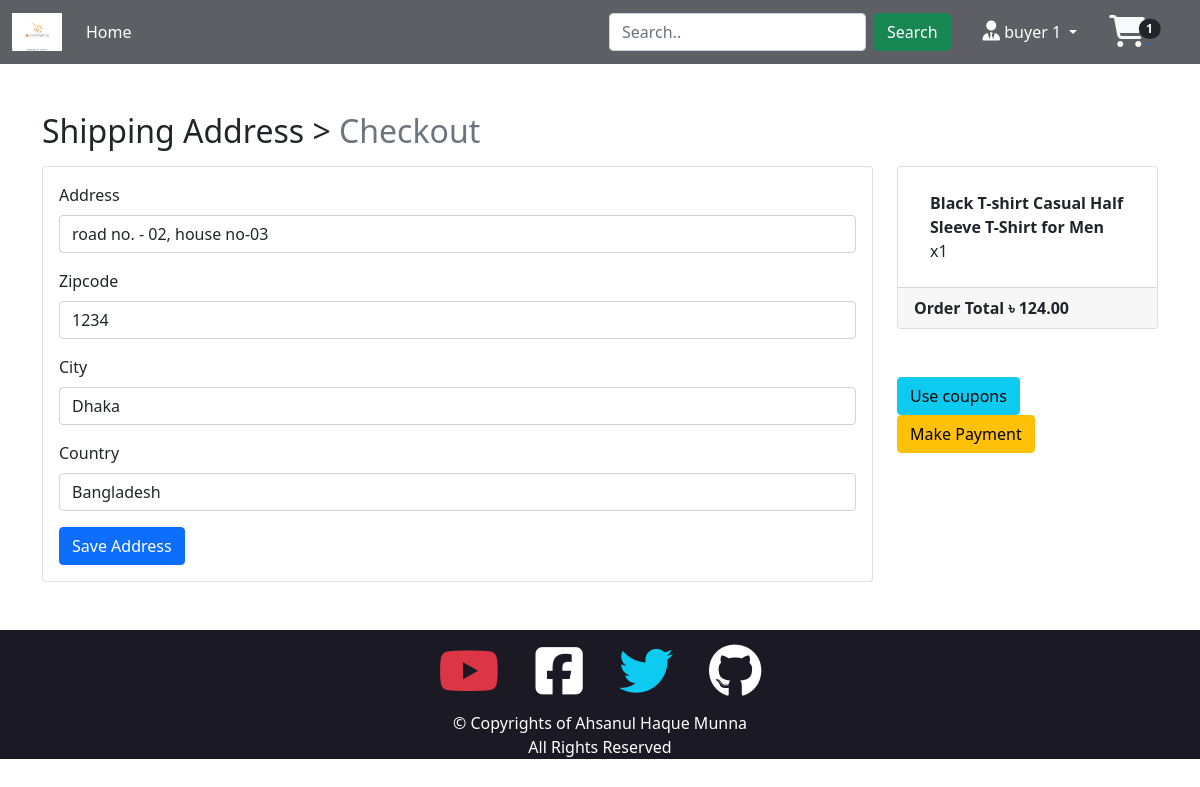
Page /pay/checkout/ (signed in) on the committed database.
### app_user/models.py (models this page shows, shortened)
class User(AbstractBaseUser, PermissionsMixin):
    email = models.EmailField(unique=True, null=False)
    is_staff = models.BooleanField(
        gettext_lazy('staff status'),
        default=False,
        help_text = gettext_lazy('Designates whether the user can log in this site')
    )
    is_active = models.BooleanField(
        gettext_lazy('active'),
        default=True,
        help_text = gettext_lazy('Designates whether this should be treated as active. unselect instead of deleting account.')
    )
    user_types = [
        ('Buyer', 'Buyer'),
        ('Vendor', 'Vendor'),
    ]
    account_type = models.CharField(
        max_length=64,
        choices=user_types,
        default='Buyer',
        help_text= gettext_lazy("Vendors has their own shops/Buyers can buy products.")
    )
    USERNAME_FIELD = 'email'
    object = AltBaseUserManager()

class UserProfile(models.Model):
    user = models.OneToOneField(User, on_delete=models.CASCADE, related_name="userProfile")
    username = models.CharField(max_length=264, blank=True)
    full_name = models.CharField(max_length=264, blank=True)
    address = models.TextField(max_length=500, blank=True)
    city = models.CharField(max_length=50, blank=True)
    zipcode = models.CharField(max_length=10, blank=True)
    country = models.CharField(max_length=50, blank=True)
    phone = models.CharField(max_length=15, blank=True)
    date_joined = models.DateTimeField(auto_now_add=True)
    coupons_bronze = models.IntegerField(default=0)
    coupons_gold = models.IntegerField(default=0)

### app_cart/models.py (models this page shows, shortened)
class ShopOrder(models.Model):
    orderitems = models.ManyToManyField(ShopCart)
    user = models.ForeignKey(settings.AUTH_USER_MODEL, on_delete=models.CASCADE)
    ordered = models.BooleanField(default=False)
    created = models.DateTimeField(auto_now_add=True)
    payment_id = models.CharField(max_length=264, blank=True, null=True)
    orderId = models.CharField(max_length=264, blank=True, null=True)
    gold = models.IntegerField(default=0)
    bronze = models.IntegerField(default=0)
    def get_totals(self):
        total = 0
        for order_item in self.orderitems.all():
            total += float(order_item.get_total())
        total = total - (self.gold * 250)
        total = total - (self.bronze * 25)
        return total

class ShopCart(models.Model):
    user = models.ForeignKey(settings.AUTH_USER_MODEL, on_delete=models.CASCADE, related_name="cartUser")
    item = models.ForeignKey(Product, on_delete=models.CASCADE, related_name="cartItem")
    quantity = models.IntegerField(default=1)
    purchased = models.BooleanField(default=False)
    created = models.DateTimeField(auto_now_add=True)
    updated = models.DateTimeField(auto_now=True)
    def get_total(self):
        return format(self.item.product_price * self.quantity, '0.2f')

### app_payment/models.py (models this page shows, shortened)
class BillingAddress(models.Model):
    user = models.ForeignKey(settings.AUTH_USER_MODEL, on_delete=models.CASCADE)
    address = models.CharField(max_length=264, blank=True)
    zipcode = models.CharField(max_length=10, blank=True)
    city = models.CharField(max_length=64, blank=True)
    country = models.CharField(max_length=64, blank=True)
    def is_fully_filled(self):
        field_names = [f.name for f in self._meta.get_fields()]
        for field_name in field_names:
            value = getattr(self, field_name)
            if value is None or value=="":
                return False
        return True
    class Meta:
        verbose_name_plural = "Billing Addresses"

### app_shop/models.py (models this page shows, shortened)
class Product(models.Model):
    product_vendor = models.ForeignKey(User, on_delete=models.CASCADE, related_name="vendor")
    product_image = models.ImageField(upload_to="product_image")
    product_name = models.CharField(max_length=264)
    product_category = models.ForeignKey(ProductCategory, on_delete=models.CASCADE, related_name="product_category")
    product_preview_text = models.TextField(max_length=300, verbose_name="Preview Text")
    product_detial = models.TextField(max_length=1024, verbose_name="Product Description")
    product_price = models.FloatField()
    product_quantity = models.IntegerField()
    old_price = models.FloatField(default=0.00)
    product_added = models.DateTimeField(auto_now_add=True)
    class Meta:
        ordering = ["-product_added",]

### app_payment/views.py (the view, shortened to what this page needs)
# urls.py: path("checkout/", views.billingView, name="checkout"),
@login_required
def billingView(request):
    user_address = BillingAddress.objects.get_or_create(user=request.user)[0]
    form = BillingForm(instance=user_address)
    order_obj = ShopOrder.objects.filter(user=request.user, ordered=False)[0]
    order_items = order_obj.orderitems.all()
    order_total = order_obj.get_totals()
    dict = {
        "title": "Checkout",
        "form": form,
        "order_total": order_total,
        "user_address": user_address,
        "order_items": order_items,
    }
    return render(request, "app_payment/checkout.html", context=dict)

### app_payment/forms.py
class BillingForm(forms.ModelForm):
    class Meta:
        model = BillingAddress
        fields = ["address", "zipcode", "city", "country"]

### app_cart/templatetags/myTags.py (called while the page is built)
@register.filter
def cart_total(user):
    order = ShopOrder.objects.filter(user=user, ordered=False)
    if order.exists():
        return order[0].orderitems.count()
    else:
        return 0

### templates/app_payment/checkout.html (shortened to what this page needs)
{% extends 'base.html' %}
{% load crispy_forms_tags %}
{% block body_block %}
<div class="mt-5">
  <h2 class="mb-3">
    Shipping Address > <span class="text-muted">Checkout</span>
  </h2>
  <div class="row">
    <div class="col-md-9">
      <div class="card mb-5" style="height: auto">
        <div class="card-body">
          <form method="POST">
            {{form|crispy}}
            <button type="submit" class="btn btn-primary float-right">Save Address</button>
          </form>
        </div>
      </div>
    </div>
    <div class="col-md-3">
      <div class="card" style="height:auto">
        <div class="card-body">
          <ul class="list-group list-group-flush">
            {% for order_item in order_items %}
              <li class="list-group-item"><b>{{ order_item.item.product_name}}</b> x{{order_item.quantity}}</li>
            {% endfor %}
          </ul>
        </div>
        <div class="card-footer">
          <span class="float-left"><b>Order Total</b></span>
          <span class="float-right"><b>&#2547; {{order_total|floatformat:2}}</b></span>
        </div>
      </div>
      <br>
      <br>
      {% if user_address.is_fully_filled %}
      <a href="{% url 'app_cart:coupon' %}" class="btn btn-info btn-md">Use coupons</a>
      <a href="{% url 'app_payment:payment' %}" class="btn btn-warning btn-md">Make Payment</a>
      {% else %}
      <div class="alert alert-info">
        <p>Please fill up all the information to make payment.</p>
      </div>
      {% endif %}
    </div>
  </div>
</div>
{% endblock %}

### templates/base.html (shortened to what this page needs)
<!doctype html>
{% load static %}
{% load myTags %}
<html lang="en">
<head>
  <link href="https://cdn.jsdelivr.net/npm/bootstrap@5.1.3/dist/css/bootstrap.min.css" rel="stylesheet"
>
  <link rel="stylesheet" href="{% static 'cssFiles/myStyle.css' %}">
</head>
<body>
  <nav class="navbar navbar-expand-lg navbar-dark myNavBackground sticky-top">
    <div class="container-fluid">
      <a class="navbar-brand" href="{% url 'app_shop:home' %}"><img id="brand" src="/media/nav_brand.png"></a>
      <div class="collapse navbar-collapse" id="navbarSupportedContent">
        <ul class="navbar-nav me-auto mb-2 mb-lg-0">
          <li class="nav-item">
            <a class="nav-link active" aria-current="page" href="{% url 'app_shop:home' %}">Home</a>
          </li>
        </ul>
        <form class="d-flex">
          <input class="form-control me-md-2" type="search" placeholder="Search.." aria-label="Search">
          <button class="btn btn-success" type="submit">Search</button>
        </form>
        {% if user.is_authenticated %}
        <div class="nav-item dropdown mx-md-3">
          <a class="nav-link dropdown-toggle text-white" href="#" id="navbarDropdown" role="button"
            data-bs-toggle="dropdown" aria-expanded="false">
            <i class="fas fa-user-tie fs-5"></i> {{request.user.userProfile.username}}
          </a>
        </div>
        <div>
          <div class="faIconsNav me-md-3"><a href="{% url 'app_cart:cart' %}">
            <i class="fs-2 fa fa-shopping-cart text-light"></i>
            <span class="top-0 start-100 translate-middle badge rounded-pill bg-dark">
              {{ request.user|cart_total }}
            </span>
          </a></div>
        </div>
        {% endif %}
      </div>
    </div>
  </nav>
  <div class='container'>
    {% block body_block %}{% endblock body_block %}
  </div>
  <section class="container-fluid myBackground">
    <div class="container">
      <div class="row">
        <div class="col text-center">
          <div class="faIcons mx-md-3">
            <a class="text-decoration-none" href="https://www.youtube.com/channel/UCNtkG_b2gGjUqmyNI9RL3uQ"><i
                class="fab fa-youtube text-danger"></i></a>
          </div>
          <div class="faIcons mx-md-3">
            <a class="text-decoration-none" href="https://www.facebook.com/AhMunna7x/"><i
                class="fab fa-facebook-square text-white"></i></a>
          </div>
          <div class="faIcons mx-md-3">
            <a class="text-decoration-none" href="https://twitter.com/munna_ahsanul"><i
                class="fab fa-twitter text-info"></i></a>
          </div>
          <div class="faIcons mx-md-3">
            <a class="text-decoration-none" href="https://github.com/AH-Munna"><i
                class="fab fa-github text-white"></i></a>
          </div>
        </div>
      </div>
      <div class="row text-center text-white">
        <div class="col">
          <label for="text" class="unselectable">&copy; Copyrights of Ahsanul Haque Munna</label><br>
          <label for="text" class="unselectable">All Rights Reserved</label>
        </div>
      </div>
    </div>
  </section>
</body>
</html>

### static/cssFiles/myStyle.css (style rules this page uses)
.myBackground { background-color: rgb(27, 26, 36); }
.myNavBackground { background-color: rgba(27, 26, 36, 0.7); }
.faIcons { font-size: 54px; display: inline-block; transition: transform .2s; }
.faIconsNav { transition: transform .3s; }
body { background-image: url("https://img.freepik.com/free-vector/white-elegant-texture-background-style_23-2148432200.jpg?w=2000"); background-size: cover; }
.unselectable { user-select: none; }
#brand { width: 50px; }

### rows in the picture
User: user.userProfile.username "buyer 1", user|cart_total "1"
BillingAddress: address "road no. - 02, house no-03", zipcode "1234", city "Dhaka", country "Bangladesh"
ShopCart: item.product_name "Black T-shirt Casual Half Sleeve T-Shirt for Men", quantity "1"

### other values in the picture
{{ order_total|floatformat:2 }} "124.00"
